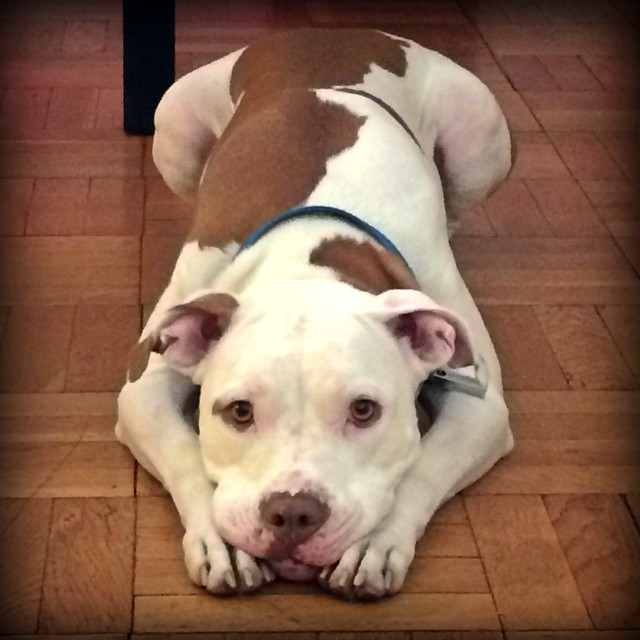
#> input picture HW4_clustering/10802534_761689917241346_821292660_n.jpg, 640 x 640 px, found by its file name
$ jupyter execute --allow-errors imageProcessingKmeans.ipynb   (shell and % lines are left out)
#> lines starting #> are read from the running program, lines starting #| are printed output that depends on the picture; after the words box and inside, x2 and y2 are one past the last pixel; in counts of white or black regions, pixels touching at a corner belong together
<a href="https://colab.research.google.com/github/fedhere/MLPNS_FBianco/blob/main/clustering/imageProcessingKmeans.ipynb" target="_parent"></a>

# utility NB for clustering lecture

[cell 1]
__author__ = 'fbb'
%pylab inline
import numpy as np
import pylab as pl
#import kmseg
import sklearn.cluster
from sklearn import mixture
from PIL import Image
from skimage.io import imread


from scipy.cluster.vq import kmeans2
import json
import os
pl.style.use("https://raw.githubusercontent.com/fedhere/MLPNS2021/master/fbb.mplstyle")
#> (this line was passed over: the network is not available in this run)
pl.rcParams['font.size'] = 20
kelly_colors_hex = [
    '#FFB300', # Vivid Yellow
    '#803E75', # Strong Purple
    '#FF6800', # Vivid Orange
    '#A6BDD7', # Very Light Blue
    '#C10020', # Vivid Red
    '#CEA262', # Grayish Yellow
    '#817066', # Medium Gray
    '#007D34', # Vivid Green
    '#F6768E', # Strong Purplish Pink
    '#00538A', # Strong Blue
    '#FF7A5C', # Strong Yellowish Pink
    '#53377A', # Strong Violet
    '#FF8E00', # Vivid Orange Yellow
    '#B32851', # Strong Purplish Red
    '#F4C800', # Vivid Greenish Yellow
    '#7F180D', # Strong Reddish Brown
    '#93AA00', # Vivid Yellowish Green
    '#593315', # Deep Yellowish Brown
    '#F13A13', # Vivid Reddish Orange
    '#232C16', # Dark Olive Green
    ]

# Clustering for compressing and dimensionality reduction

## meet Akuma @akumadog

[cell 2]
from google.colab import drive
drive.mount('/content/drive')#, force_remount=True)

[cell 3]
cd /content/drive/Shareddrives/DSPS2021/

[cell 4]
imread("10802534_761689917241346_821292660_n.jpg").shape

[cell 5]
im = imread("10802534_761689917241346_821292660_n.jpg")
#> im is the input picture: shape (640, 640, 3); mean R, G, B 138.6, 104.6, 84.6
pl.figure(figsize=(10,10))
pl.imshow(im)
im.shape
red = im[:,:,0]
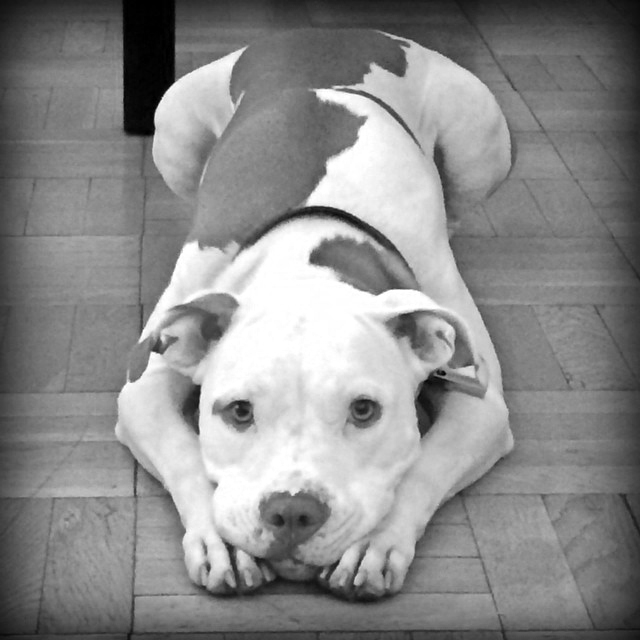
#> red: shape (640, 640); min 0, max 255, mean 138.6
green = im[:,:,1]
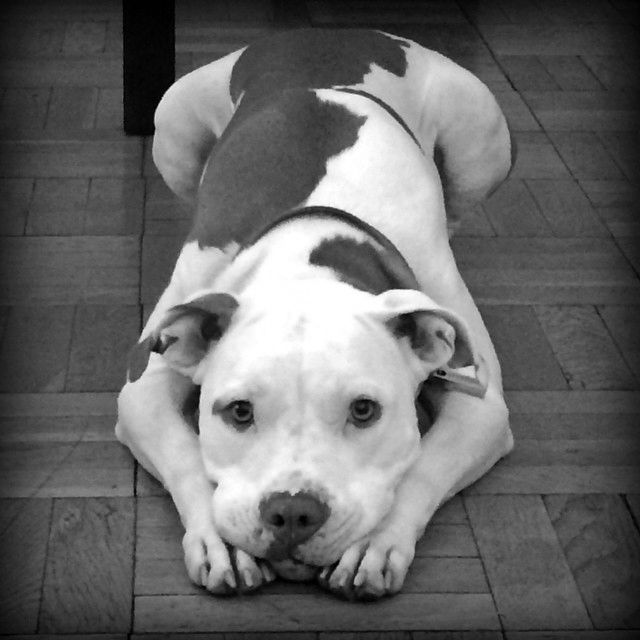
#> green: shape (640, 640); min 0, max 255, mean 104.6
blue = im[:,:,2]
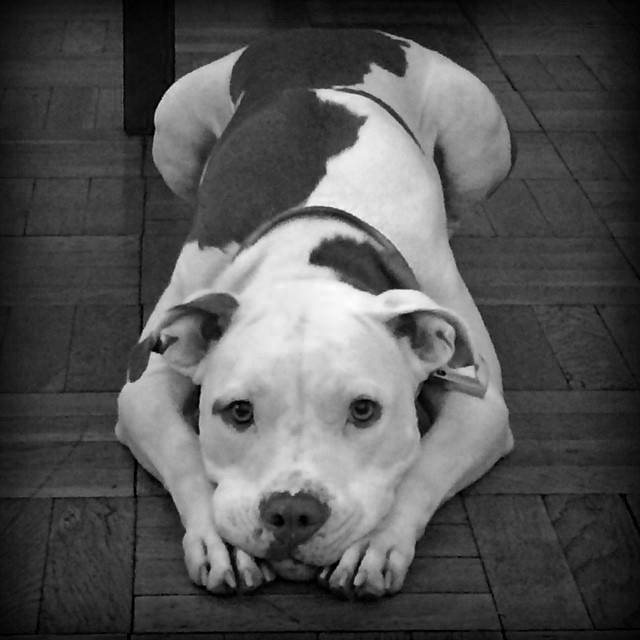
#> blue: shape (640, 640); min 0, max 253, mean 84.6
pl.title("Akuma", fontsize=20)
pl.grid(False)
pl.axis('off')
pl.savefig("ak0.png")

[cell 6]
pl.figure(figsize=(10,10))


samples = np.column_stack([red.flatten(), green.flatten(), blue.flatten()])
pl.imshow(samples.mean(axis=1).reshape(red.shape), cmap='bone', interpolation='Nearest')
pl.title("Akuma in 1 color", fontsize=20)
pl.axis('off')
pl.savefig("ak1.png")
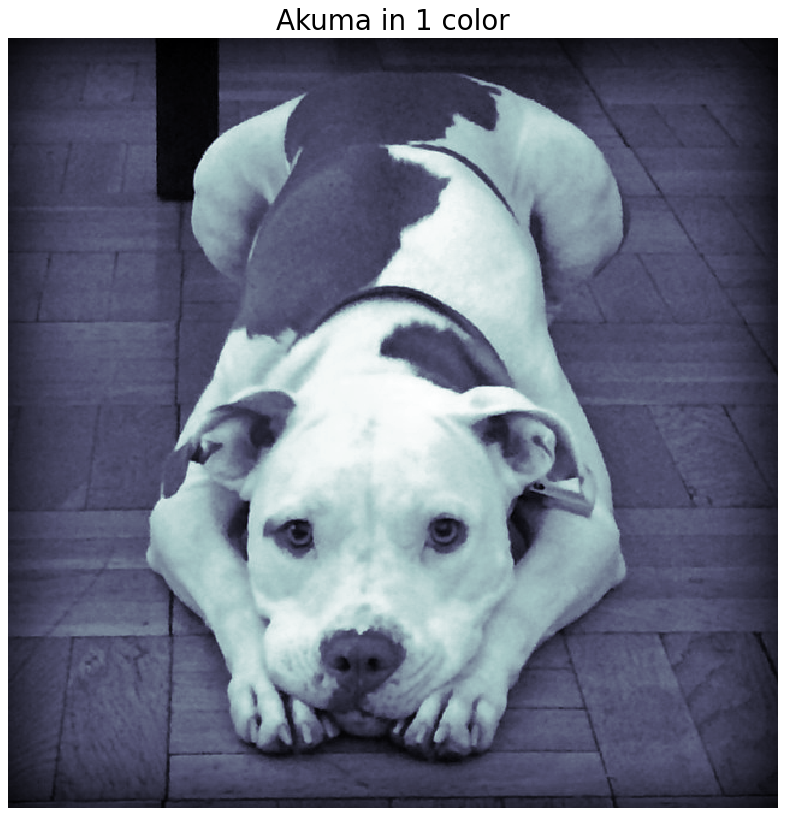
#> figure drawn by matplotlib, 1 panel

[cell 7]
pl.figure(figsize=(10,10))


nc = 2
samples = np.column_stack([red.flatten(), green.flatten(), blue.flatten()])
clf = sklearn.cluster.KMeans(n_clusters=nc)
labels = clf.fit_predict(samples).reshape(red.shape)
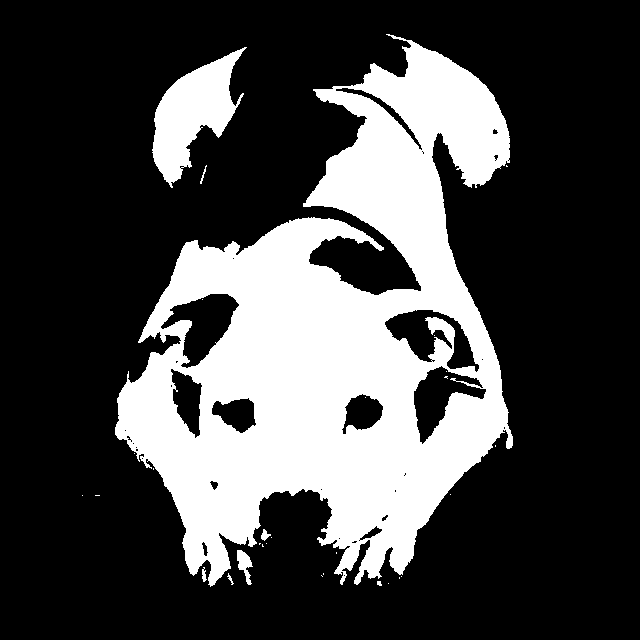
#> labels: shape (640, 640) int32; values 0 (black) and 1 (white), 27.5% white; 30 white regions (22 under 20 px), largest, box (x1, y1, x2, y2) and area: (115, 34, 513, 587) 105813, (152, 47, 247, 188) 6119, (237, 550, 253, 585) 284
pl.imshow(labels, cmap='rainbow', interpolation='Nearest')
pl.title("Akuma %d clusters"%nc, fontsize=20)
pl.axis('off')
pl.savefig("ak1.png")

[cell 8]
pl.figure(figsize=(10,10))


nc=3
samples = np.column_stack([red.flatten(), green.flatten(), blue.flatten()])
clf = sklearn.cluster.KMeans(n_clusters=nc)
labels = clf.fit_predict(samples).reshape(red.shape)
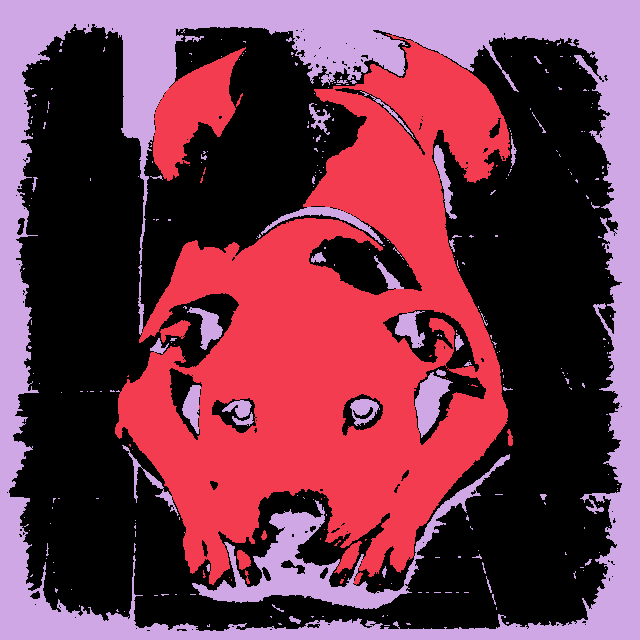
#> labels: shape (640, 640) int32; 3 distinct labels, from 0 to 2; one colour per label, 0 black
pl.imshow(labels, cmap='rainbow', interpolation='Nearest')
pl.title("Akuma %d clusters"%nc, fontsize=20)
pl.axis('off')
pl.savefig("ak2.png")

[cell 9]
pl.figure(figsize=(10,10))


nc = 5
samples = np.column_stack([red.flatten(), green.flatten(), blue.flatten()])
clf = sklearn.cluster.KMeans(n_clusters=nc)
labels = clf.fit_predict(samples).reshape(red.shape)
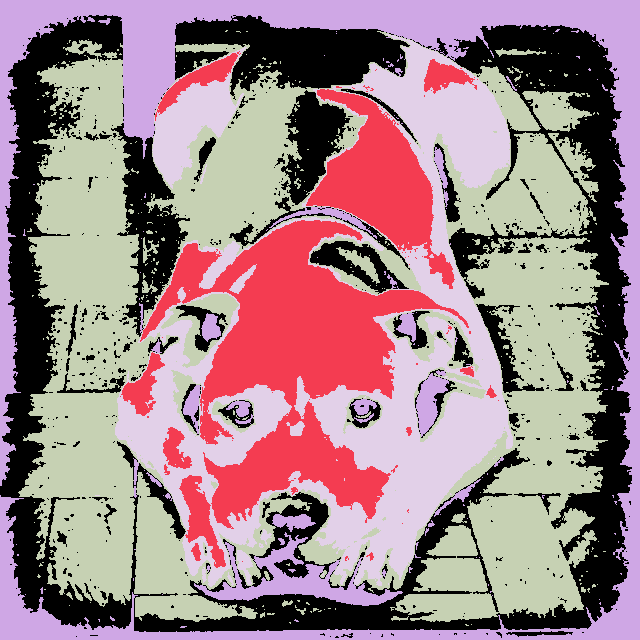
#> labels: shape (640, 640) int32; 5 distinct labels, from 0 to 4; one colour per label, 0 black
pl.imshow(labels, cmap='rainbow', interpolation='Nearest')
pl.title("Akuma %d clusters"%nc, fontsize=20)
pl.axis('off')
pl.savefig("ak3.png")

[cell 10]
pl.figure(figsize=(10,10))
nc = 8
samples = np.column_stack([red.flatten(), green.flatten(), blue.flatten()])
clf = sklearn.cluster.KMeans(n_clusters=nc)
labels = clf.fit_predict(samples).reshape(red.shape)
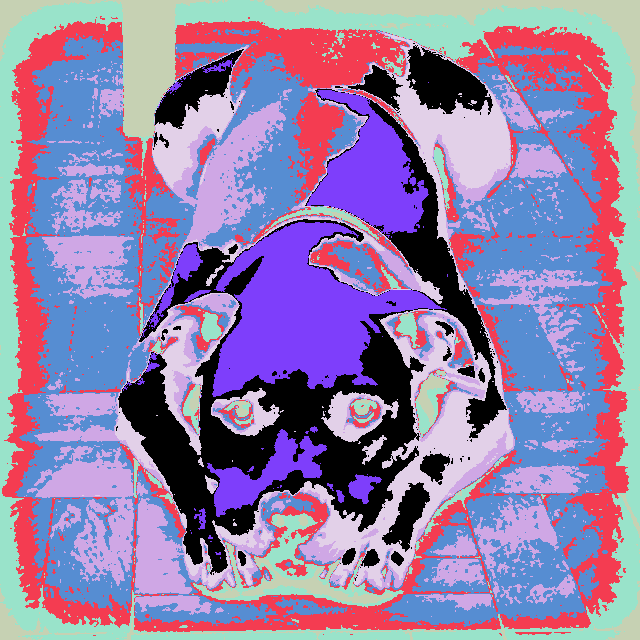
#> labels: shape (640, 640) int32; 8 distinct labels, from 0 to 7; one colour per label, 0 black
pl.imshow(labels, cmap='rainbow', interpolation='Nearest')
pl.title("Akuma %d clusters"%nc, fontsize=20)
pl.axis('off')
pl.savefig("ak4.png")

[cell 11]
#i am using subprocess to get the size of the files through a command line
#unlike os.system, which also runs command lines, subprocess allows one
#to capture the return output and errors of the command line
#by piping stdoin, stdout, stderr
#!ls -l ak?.png
#os.system("ls -l ak.png")
from subprocess import Popen
from subprocess import PIPE
localpath = os.getcwd()
for i in range(5):
    p = Popen(['ls', '-lh', localpath+'/ak%d.png'%i], stdin=PIPE, stdout=PIPE, stderr=PIPE)
    output, err = p.communicate(b"size of images")
    print (output, err)

## Urban images:  finding windows in the UO images

[cell 12]
fig = pl.figure(figsize = (15,15))
#> (the rest of this cell did not finish here and is left out)

[cell 13]
pl.figure(figsize = (15,15))
pl.imshow(red, cmap="bone")
pl.axis('off')
pl.title("UO NYC red channel", fontsize=20)
pl.figure(figsize = (15,15))
pl.imshow(green, cmap="bone")
pl.axis('off')
pl.title("UO NYC green channel", fontsize=20)
pl.figure(figsize = (15,15))
pl.imshow(blue, cmap="bone")
pl.axis('off')
pl.title("UO NYC blue channel", fontsize=20)

[cell 14]
pl.figure(figsize = (15,15))

nc = 2
samples = np.column_stack([red.flatten(), green.flatten(), blue.flatten()])
clf = sklearn.cluster.KMeans(n_clusters=nc)
labels = clf.fit_predict(samples).reshape(red.shape)
#> labels: shape (640, 640) int32; values 0 (black) and 1 (white), 27.5% white; 30 white regions (22 under 20 px), largest, box (x1, y1, x2, y2) and area: (115, 34, 513, 587) 105821, (152, 47, 247, 188) 6119, (237, 550, 253, 585) 284
pl.imshow(labels, cmap='rainbow', interpolation='Nearest')
pl.axis('off')
pl.title("UO NYC %d clusters"%nc, fontsize=20)

[cell 15]
nc = 5
pl.figure(figsize = (15,15))
clf = sklearn.cluster.KMeans(n_clusters=nc)
labels = clf.fit_predict(samples).reshape(red.shape)
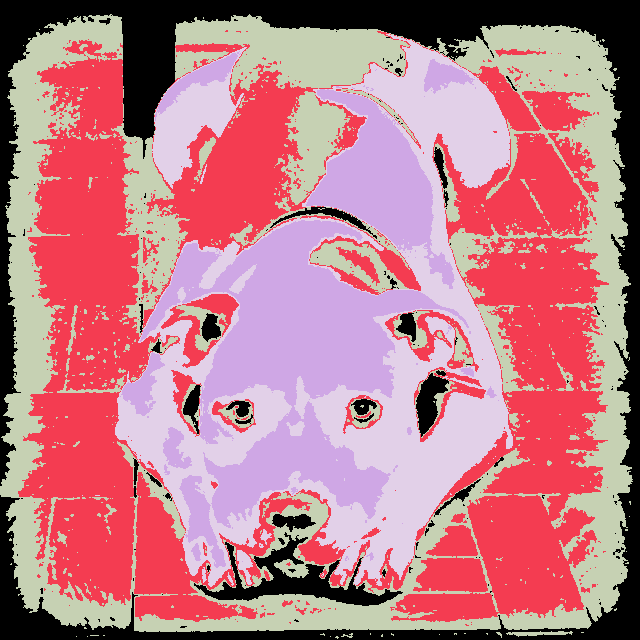
#> labels: shape (640, 640) int32; 5 distinct labels, from 0 to 4; one colour per label, 0 black

pl.imshow(labels, cmap='rainbow', interpolation='Nearest')
pl.axis('off')
pl.title("UO NYC %d clusters"%nc, fontsize=20)

[cell 16]
nc = 10
pl.figure(figsize = (15,15))
clf = sklearn.cluster.KMeans(n_clusters=nc)
labels = clf.fit_predict(samples).reshape(red.shape)
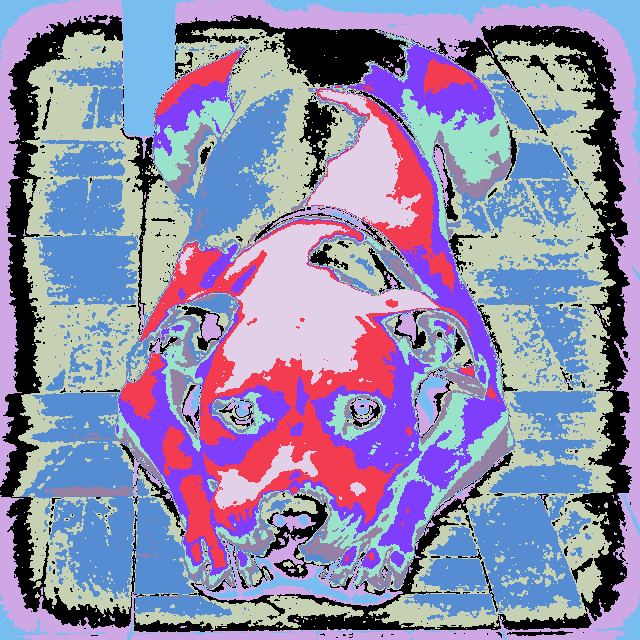
#> labels: shape (640, 640) int32; 10 distinct labels, from 0 to 9; one colour per label, 0 black
pl.imshow(labels, cmap='rainbow', interpolation='Nearest')
pl.axis('off')
pl.title("UO NYC %d clusters"%nc, fontsize=20)
